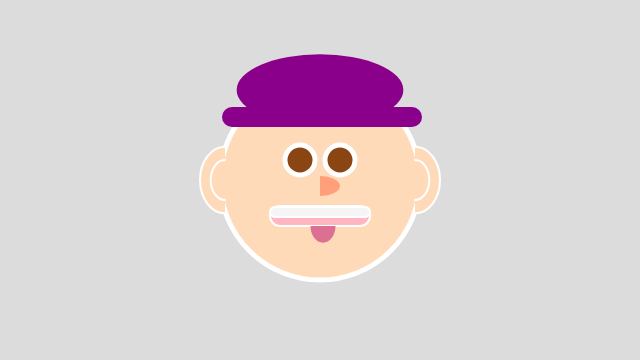
Frame 1 (no input)
Frame 60 (no input): identical to frame 1, image omitted
Frame 120 (the mouse pressed at the canvas centre since frame 60): identical to frame 1, image omitted

The p5.js sketch that drew this single still picture (run headless with seeded random() and noise() and a simulated clock; from frame 60 on, the mouse is pressed at the canvas centre):

// p5.js sketch
// ── sketch.js
/* self potrait with variables 
by valentina
2.11.2020

*/
 //global scope

var x= 320; //origin for face
var y=180; 


// size variables
var s = 200; // size of the face
var eyeSize = 30;

function setup(){
	//setup scope
	createCanvas(640,360);
}

function draw() {
	//draw scope
	background(220);

	//shapes with xy coordinate + size

	fill('PEACHPUFF');
	stroke('white');
	strokeWeight(5)
	ellipse(x, y, s); //face area 
	// x++;

	fill('SADDLEBROWN')
	stroke('white')
	ellipse(x-20, y- 20, eyeSize); //left eye
	ellipse(x+20,y-20, eyeSize); //right eye

	//mouth
	fill('LIGHTPINK');
	stroke('white');
	strokeWeight(2)
	rect(x-s/4, y+26, s/2, s/10, s/20);

	fill('WHITESMOKE');
    rect(x-s/4,y+27, s/2, s/20, s/40);

	
//right ear
	fill('PEACHPUFF');
	stroke('white');
	arc(x+ 95,y,s/4,s/3,-HALF_PI,HALF_PI);
	arc(x+95,y,s/7,s/5,-HALF_PI,HALF_PI);

//left ear
	arc(x-95,y,s/4,s/3, HALF_PI,-HALF_PI);
	arc(x-95,y,s/7,s/5, HALF_PI, -HALF_PI);


	//SHAPES THAT ARE ONLY XY POINTS

//nouse
	fill('LIGHTSALMON');
	noStroke();
	arc(x,y+ 6,s/5,s/10,-HALF_PI,HALF_PI);

//tongue
	fill('PALEVIOLETRED');
	arc(x+3, y+46,s/8, s/6, s-200, PI);


  //Hat
  fill('DARKMAGENTA');
	strokeWeight(2)
	rect(x-98,y-73,s/1,s/10,s/10);
	arc(x, y-90, s/1.2, s/2.8, s-200, TWO_PI);
	//s++;

   
}
